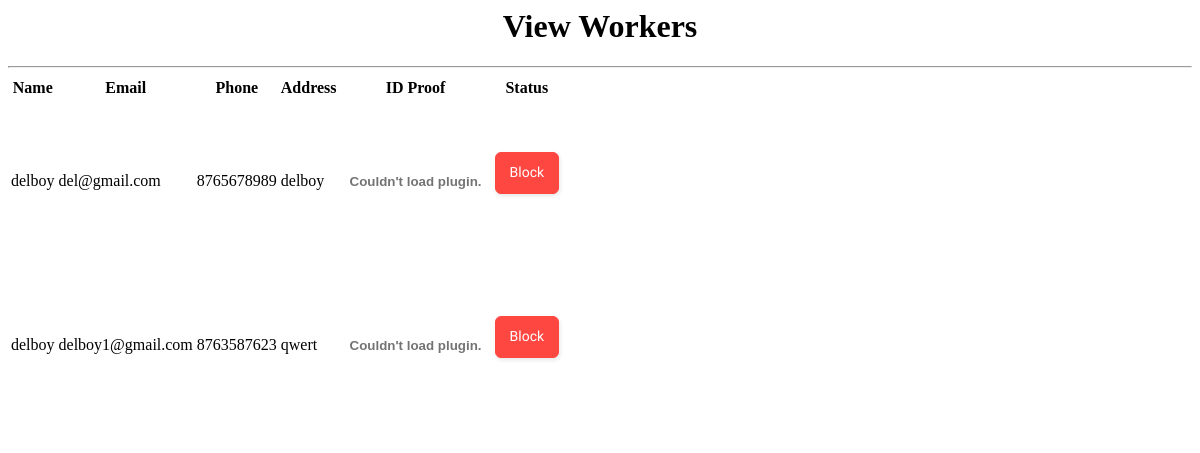
The app's page /admin/viewdelboy.php with its own data.
### tables this page shows
CREATE TABLE `tbl_users` (
  `userid` int(11) NOT NULL,
  `login_id` int(11) NOT NULL,
  `name` varchar(50) NOT NULL,
  `phone` varchar(50) NOT NULL,
  `address` varchar(50) NOT NULL,
  `id_proof` varchar(500) NOT NULL
);

### admin/viewdelboy.php (the view, shortened to what this page needs)
<?php include 'config.php'; ?>
<table class="table table-bordered table-striped table-hover">
	<h1 style="text-align: center;">View Workers</h1>
	<hr>
	<tr>
		<th>Name</th>
		<th>Email</th>
		<th>Phone</th>
		<th>Address</th>
		<th>ID Proof</th>
		<th>Status</th>
	</tr>
	<?php
	$sql = mysqli_query($con, "SELECT * FROM `tbl_users` join tbl_login on tbl_users.login_id = tbl_login.login_id where tbl_login.uid=4");
	while ($res = mysqli_fetch_assoc($sql)) {
	?>
		<tr>
			<td><?php echo $res['name']; ?></td>
			<td><?php echo $res['email']; ?></td>
			<td><?php echo $res['phone']; ?></td>
			<td><?php echo $res['address']; ?></td>
			<td><embed src="../delivery/proof/<?php echo $res['id_proof']; ?>"width="150" height="160"></td>
			<td><form method="POST" action="index.php?option=delboy&id=<?php echo $res['login_id']; ?>"><input class="button-24" type="submit"  id ="update" name="update" value="<?php echo $res['status'] ? 'Block' : 'UnBlock'; ?>"></form></td>
		</tr>
	<?php
	}
	?>
</table>

### admin/viewdelboy.php (style rules this page uses)
.button-24 { background: #FF4742; border: 1px solid #FF4742; border-radius: 6px; box-shadow: rgba(0, 0, 0, 0.1) 1px 2px 4px; box-sizing: border-box; color: #FFFFFF; cursor: pointer; display: inline-block; font-family: nunito,roboto,proxima-nova,"proxima nova",sans-serif; font-size: 14px; line-height: 16px; min-height: 30px; outline: 0; padding: 12px 14px; text-align: center; text-rendering: geometricprecision; text-transform: none; user-select: none; -webkit-user-select: none; touch-action: manipulation; vertical-align: middle; }

### records on screen
tbl_users: name "delboy", login.email "del@gmail.com", phone "8765678989", address "delboy"
tbl_users: name "delboy", login.email "delboy1@gmail.com", phone "8763587623", address "qwert"
